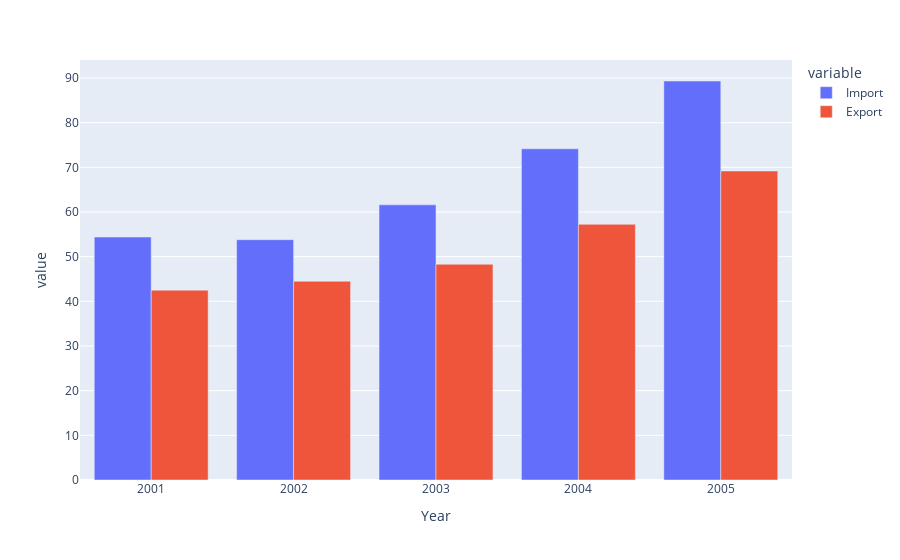

Write notebook code for a chart like this one.
### Markdown cell above
<table>
  <tr>
  <th>Year</th>
  <th>Import</th>
  <th>Export</th>
  </tr>
  <tr>
  <td>2001</td>
  <td>54.4</td>
  <td>42.5 </td>
  </tr>
  <tr>
  <td>2002</td>
  <td>53.8</td>
  <td>44.5</td>
  </tr>
  <tr>
  <td>2003</td>
  <td>61.6</td>
  <td>48.3</td>
  </tr>
  <tr>
  <td>2004</td>
  <td>74.15</td>
  <td>57.24</td>
  </tr>
  <tr>
  <td>2005</td>
  <td>89.33</td>
  <td>69.18</td>
  </tr>
</table>

### Code cell
import plotly.graph_objs as go
country={
            'Year':[2001,2002,2003,2004,2005],
            'Import':[54.4,53.8,61.6,74.15,89.33],
            'Export':[42.5,44.5,48.3,57.24,69.18]
}
df_cout=pd.DataFrame(country)


fig3=px.bar(df_cout,x='Year',y=['Import','Export'],barmode='group')
fig3.show()

### Figure 1 — Plotly figure (JSON) as saved in the notebook; plotly's stock layout.template omitted (floating-point values rounded to 4 significant figures)
{"data": [{"alignmentgroup": "True", "hovertemplate": "variable=Import<br>Year=%{x}<br>value=%{y}<extra></extra>", "legendgroup": "Import", "marker": {"color": "#636efa", "pattern": {"shape": ""}}, "name": "Import", "offsetgroup": "Import", "orientation": "v", "showlegend": true, "textposition": "auto", "type": "bar", "x": [2001, 2002, 2003, 2004, 2005], "xaxis": "x", "y": [54.4, 53.8, 61.6, 74.15, 89.33], "yaxis": "y"}, {"alignmentgroup": "True", "hovertemplate": "variable=Export<br>Year=%{x}<br>value=%{y}<extra></extra>", "legendgroup": "Export", "marker": {"color": "#EF553B", "pattern": {"shape": ""}}, "name": "Export", "offsetgroup": "Export", "orientation": "v", "showlegend": true, "textposition": "auto", "type": "bar", "x": [2001, 2002, 2003, 2004, 2005], "xaxis": "x", "y": [42.5, 44.5, 48.3, 57.24, 69.18], "yaxis": "y"}], "layout": {"barmode": "group", "legend": {"title": {"text": "variable"}, "tracegroupgap": 0}, "margin": {"t": 60}, "xaxis": {"anchor": "y", "domain": [0, 1], "title": {"text": "Year"}}, "yaxis": {"anchor": "x", "domain": [0, 1], "title": {"text": "value"}}}}
